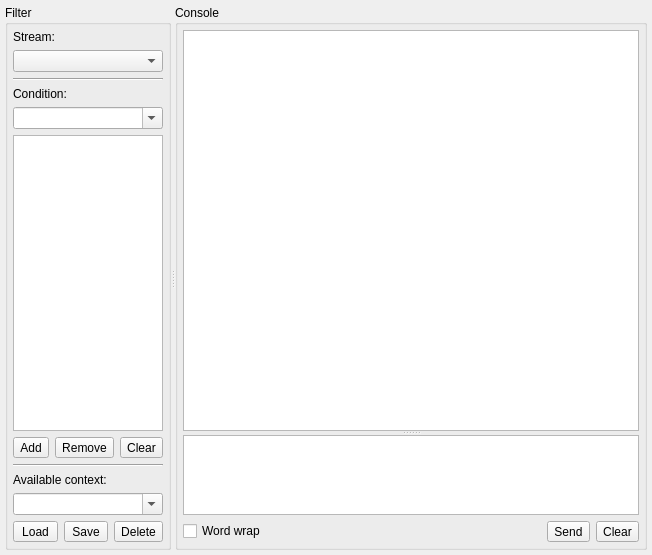
<ui version="4.0" >
 <class>ConsoleWidgetClass</class>
 <widget class="QWidget" name="ConsoleWidgetClass" >
  <property name="geometry" >
   <rect>
    <x>0</x>
    <y>0</y>
    <width>652</width>
    <height>555</height>
   </rect>
  </property>
  <property name="windowTitle" >
   <string>XML Console</string>
  </property>
  <layout class="QVBoxLayout" name="verticalLayout_3" >
   <property name="margin" >
    <number>5</number>
   </property>
   <item>
    <widget class="QSplitter" name="sptHSplitter" >
     <property name="orientation" >
      <enum>Qt::Horizontal</enum>
     </property>
     <widget class="QGroupBox" name="grbFilter" >
      <property name="sizePolicy" >
       <sizepolicy vsizetype="Preferred" hsizetype="Preferred" >
        <horstretch>1</horstretch>
        <verstretch>0</verstretch>
       </sizepolicy>
      </property>
      <property name="title" >
       <string>Filter</string>
      </property>
      <layout class="QVBoxLayout" name="verticalLayout" >
       <property name="margin" >
        <number>5</number>
       </property>
       <item>
        <widget class="QLabel" name="lblStreamJid" >
         <property name="text" >
          <string>Stream:</string>
         </property>
        </widget>
       </item>
       <item>
        <widget class="QComboBox" name="cmbStreamJid" />
       </item>
       <item>
        <widget class="Line" name="line_2" >
         <property name="orientation" >
          <enum>Qt::Horizontal</enum>
         </property>
        </widget>
       </item>
       <item>
        <widget class="QLabel" name="lblCondition" >
         <property name="text" >
          <string>Condition:</string>
         </property>
        </widget>
       </item>
       <item>
        <widget class="QComboBox" name="cmbCondition" >
         <property name="editable" >
          <bool>true</bool>
         </property>
         <property name="insertPolicy" >
          <enum>QComboBox::InsertAlphabetically</enum>
         </property>
        </widget>
       </item>
       <item>
        <widget class="QListWidget" name="ltwConditions" />
       </item>
       <item>
        <layout class="QHBoxLayout" name="horizontalLayout" >
         <item>
          <widget class="QToolButton" name="tlbAddCondition" >
           <property name="sizePolicy" >
            <sizepolicy vsizetype="Fixed" hsizetype="Preferred" >
             <horstretch>0</horstretch>
             <verstretch>0</verstretch>
            </sizepolicy>
           </property>
           <property name="text" >
            <string>Add</string>
           </property>
          </widget>
         </item>
         <item>
          <widget class="QToolButton" name="tlbRemoveCondition" >
           <property name="sizePolicy" >
            <sizepolicy vsizetype="Fixed" hsizetype="Preferred" >
             <horstretch>0</horstretch>
             <verstretch>0</verstretch>
            </sizepolicy>
           </property>
           <property name="text" >
            <string>Remove</string>
           </property>
          </widget>
         </item>
         <item>
          <widget class="QToolButton" name="tlbClearCondition" >
           <property name="sizePolicy" >
            <sizepolicy vsizetype="Fixed" hsizetype="Preferred" >
             <horstretch>0</horstretch>
             <verstretch>0</verstretch>
            </sizepolicy>
           </property>
           <property name="text" >
            <string>Clear</string>
           </property>
          </widget>
         </item>
        </layout>
       </item>
       <item>
        <widget class="Line" name="line" >
         <property name="orientation" >
          <enum>Qt::Horizontal</enum>
         </property>
        </widget>
       </item>
       <item>
        <widget class="QLabel" name="lblContext" >
         <property name="text" >
          <string>Available context:</string>
         </property>
        </widget>
       </item>
       <item>
        <widget class="QComboBox" name="cmbContext" >
         <property name="editable" >
          <bool>true</bool>
         </property>
         <property name="insertPolicy" >
          <enum>QComboBox::InsertAlphabetically</enum>
         </property>
        </widget>
       </item>
       <item>
        <layout class="QHBoxLayout" name="horizontalLayout_3" >
         <item>
          <widget class="QToolButton" name="tlbLoadContext" >
           <property name="sizePolicy" >
            <sizepolicy vsizetype="Fixed" hsizetype="Preferred" >
             <horstretch>0</horstretch>
             <verstretch>0</verstretch>
            </sizepolicy>
           </property>
           <property name="text" >
            <string>Load</string>
           </property>
          </widget>
         </item>
         <item>
          <widget class="QToolButton" name="tlbSaveContext" >
           <property name="sizePolicy" >
            <sizepolicy vsizetype="Fixed" hsizetype="Preferred" >
             <horstretch>0</horstretch>
             <verstretch>0</verstretch>
            </sizepolicy>
           </property>
           <property name="text" >
            <string>Save</string>
           </property>
          </widget>
         </item>
         <item>
          <widget class="QToolButton" name="tlbDeleteContext" >
           <property name="sizePolicy" >
            <sizepolicy vsizetype="Fixed" hsizetype="Preferred" >
             <horstretch>0</horstretch>
             <verstretch>0</verstretch>
            </sizepolicy>
           </property>
           <property name="text" >
            <string>Delete</string>
           </property>
          </widget>
         </item>
        </layout>
       </item>
      </layout>
     </widget>
     <widget class="QGroupBox" name="grbConsole" >
      <property name="sizePolicy" >
       <sizepolicy vsizetype="Preferred" hsizetype="Preferred" >
        <horstretch>3</horstretch>
        <verstretch>0</verstretch>
       </sizepolicy>
      </property>
      <property name="title" >
       <string>Console</string>
      </property>
      <layout class="QVBoxLayout" name="verticalLayout_2" >
       <property name="margin" >
        <number>5</number>
       </property>
       <item>
        <widget class="QSplitter" name="sptVSplitter" >
         <property name="orientation" >
          <enum>Qt::Vertical</enum>
         </property>
         <widget class="QTextEdit" name="tedConsole" >
          <property name="sizePolicy" >
           <sizepolicy vsizetype="Expanding" hsizetype="Expanding" >
            <horstretch>0</horstretch>
            <verstretch>5</verstretch>
           </sizepolicy>
          </property>
          <property name="lineWrapMode" >
           <enum>QTextEdit::NoWrap</enum>
          </property>
          <property name="readOnly" >
           <bool>true</bool>
          </property>
         </widget>
         <widget class="QTextEdit" name="tedSendXML" >
          <property name="sizePolicy" >
           <sizepolicy vsizetype="Preferred" hsizetype="Expanding" >
            <horstretch>0</horstretch>
            <verstretch>1</verstretch>
           </sizepolicy>
          </property>
          <property name="undoRedoEnabled" >
           <bool>false</bool>
          </property>
          <property name="acceptRichText" >
           <bool>false</bool>
          </property>
         </widget>
        </widget>
       </item>
       <item>
        <layout class="QHBoxLayout" name="horizontalLayout_2" >
         <item>
          <widget class="QCheckBox" name="chbWordWrap" >
           <property name="text" >
            <string>Word wrap</string>
           </property>
          </widget>
         </item>
         <item>
          <spacer name="horizontalSpacer" >
           <property name="orientation" >
            <enum>Qt::Horizontal</enum>
           </property>
           <property name="sizeHint" stdset="0" >
            <size>
             <width>40</width>
             <height>20</height>
            </size>
           </property>
          </spacer>
         </item>
         <item>
          <widget class="QToolButton" name="tlbSendXML" >
           <property name="text" >
            <string>Send</string>
           </property>
          </widget>
         </item>
         <item>
          <widget class="QToolButton" name="tlbClearConsole" >
           <property name="text" >
            <string>Clear</string>
           </property>
          </widget>
         </item>
        </layout>
       </item>
      </layout>
     </widget>
    </widget>
   </item>
  </layout>
 </widget>
 <layoutdefault spacing="6" margin="11" />
 <resources/>
 <connections/>
</ui>
